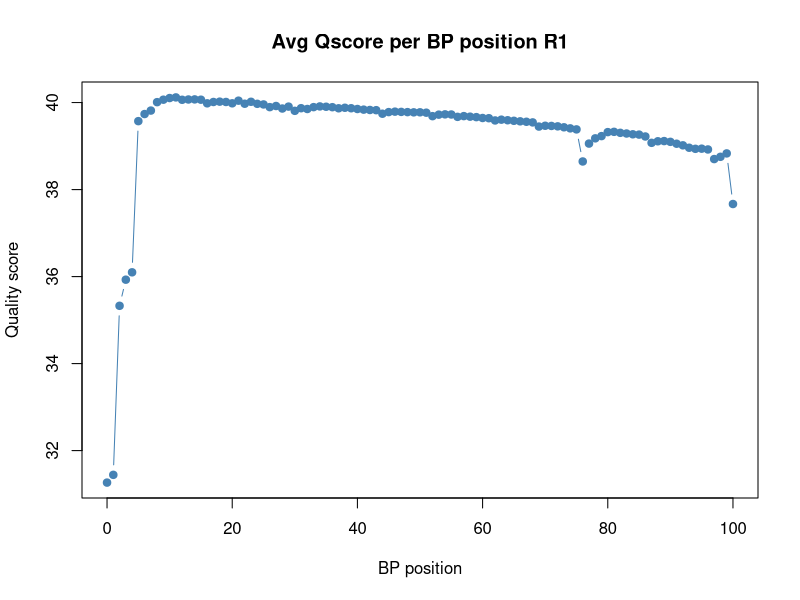
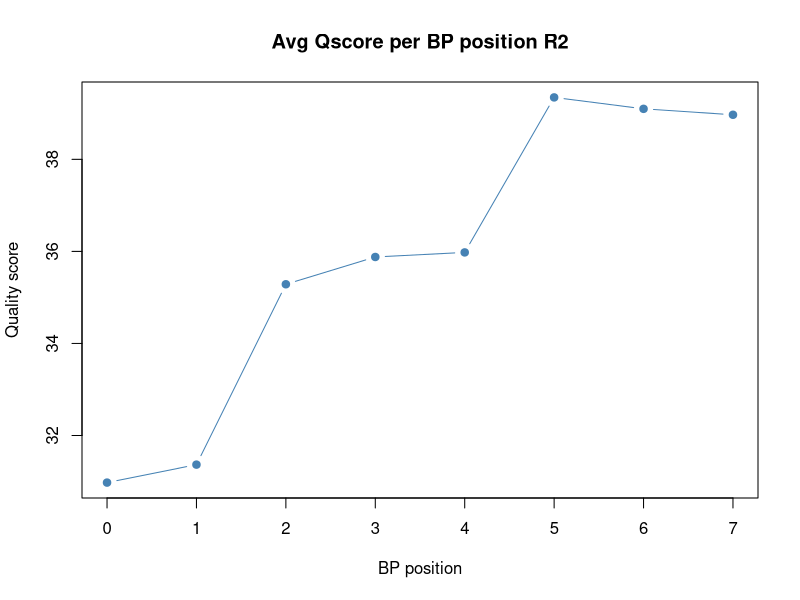
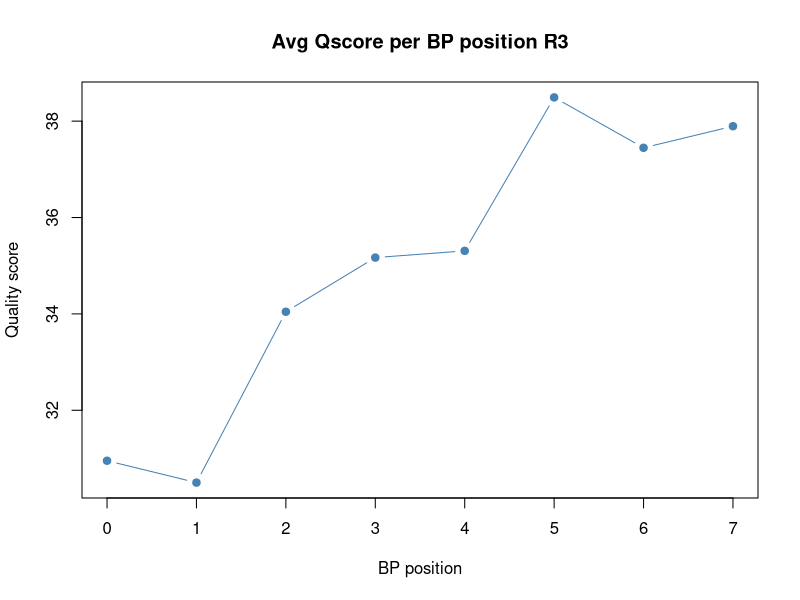
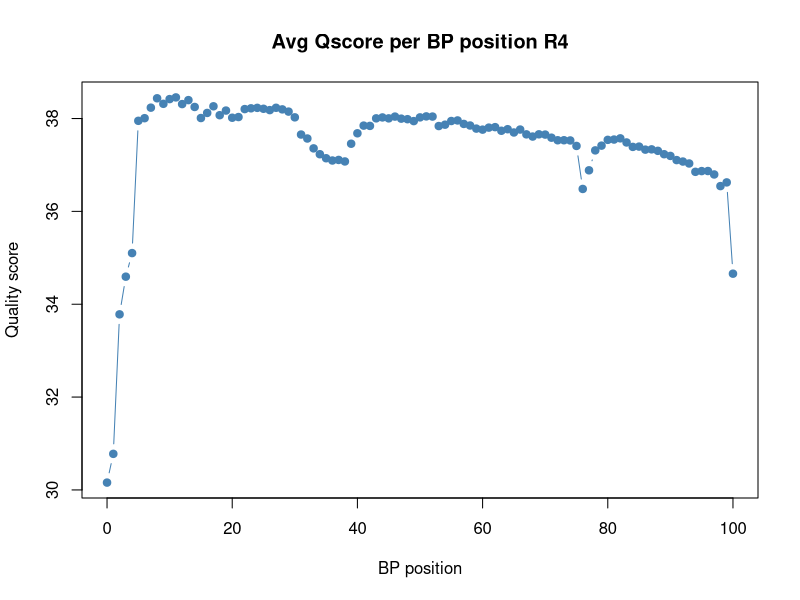
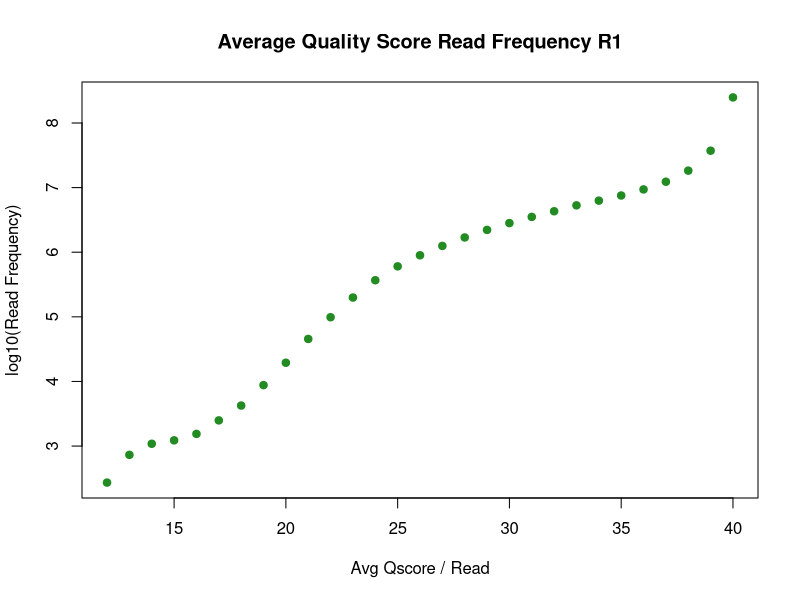
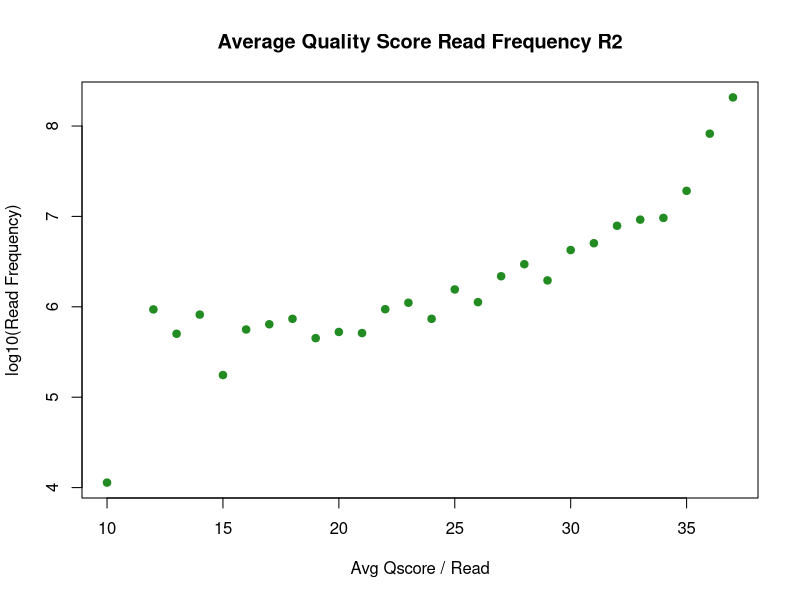
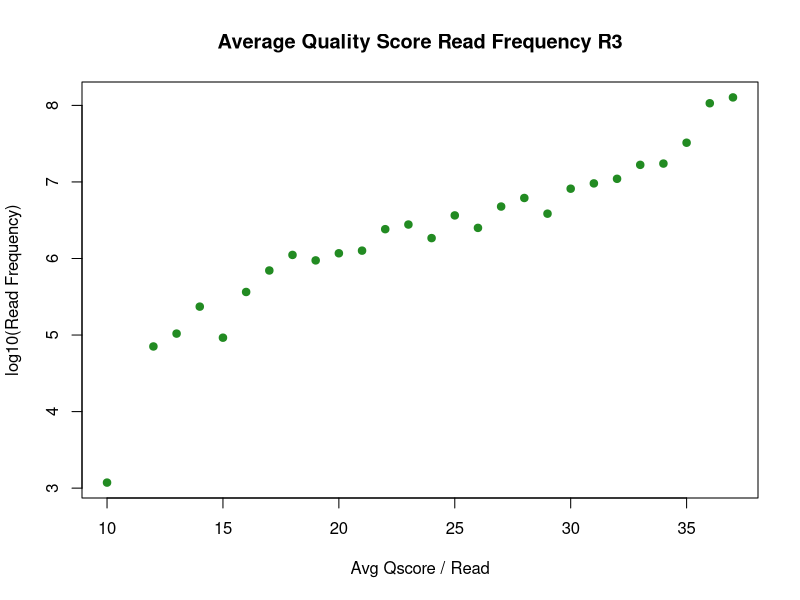
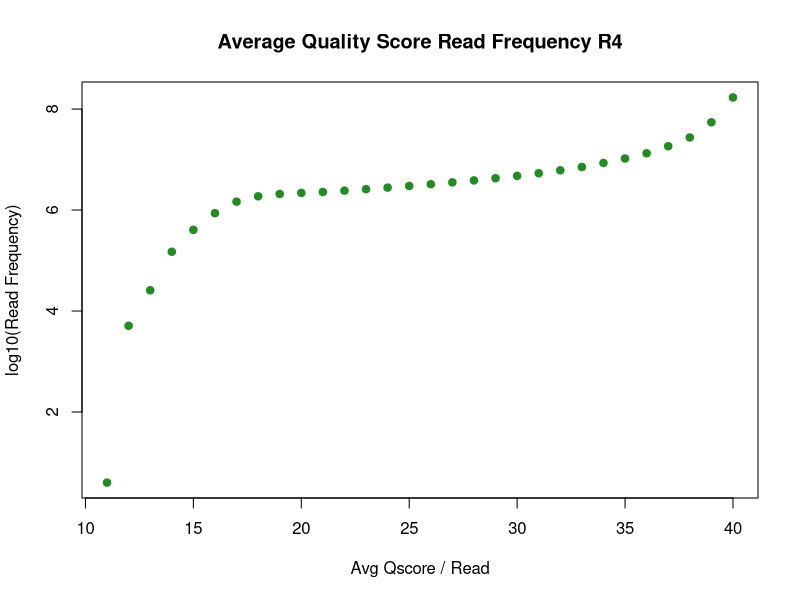

Recreate these plots in R, in order.
#read in bp quality distributions
qd1 <- read.table("R1_qd.txt")
qd2 <- read.table("R2_qd.txt")
qd3 <- read.table("R3_qd.txt")
qd4 <- read.table("R4_qd.txt")

#read in read quality frequency distributions
rf1 <- read.table("R1_rf.txt")
rf2 <- read.table("R2_rf.txt")
rf3 <- read.table("R3_rf.txt")
rf4 <- read.table("R4_rf.txt")

#plot bp quality distributions
plot(qd1$V1, qd1$V2, main = "Avg Qscore per BP position R1", xlab = "BP position", ylab = "Quality score", pch = 19, col = "steel blue", type = "b")
plot(qd2$V1, qd2$V2, main = "Avg Qscore per BP position R2", xlab = "BP position", ylab = "Quality score", pch = 19, col = "steel blue", type = "b")
plot(qd3$V1, qd3$V2, main = "Avg Qscore per BP position R3", xlab = "BP position", ylab = "Quality score", pch = 19, col = "steel blue", type = "b")
plot(qd4$V1, qd4$V2, main = "Avg Qscore per BP position R4", xlab = "BP position", ylab = "Quality score", pch = 19, col = "steel blue", type = "b")

#plot read quality frequency distribution
plot(rf1$V1, log10(rf1$V2), main = "Average Quality Score Read Frequency R1", xlab = "Avg Qscore / Read", ylab = "log10(Read Frequency)", pch = 19, col = "forest green")
plot(rf2$V1, log10(rf2$V2), main = "Average Quality Score Read Frequency R2", xlab = "Avg Qscore / Read", ylab = "log10(Read Frequency)", pch = 19, col = "forest green")
plot(rf3$V1, log10(rf3$V2), main = "Average Quality Score Read Frequency R3", xlab = "Avg Qscore / Read", ylab = "log10(Read Frequency)", pch = 19, col = "forest green")
plot(rf4$V1, log10(rf4$V2), main = "Average Quality Score Read Frequency R4", xlab = "Avg Qscore / Read", ylab = "log10(Read Frequency)", pch = 19, col = "forest green")

#read in index counts
ih_out <- read.table("ih_output_table.txt")

#plots index counts
colors <- ifelse(substring(ih_out$V1, 1,8) == substring(ih_out$V1, 10), "forest green", "steel blue")
plot(log(ih_out$V2), col = colors, pch = 19, main = "Index pairs counts", ylab = "log10(counts)", type = "h")
legend("topright", inset = 0.1, lty = 1, lwd = 5, legend = c("swapped", "not swapped"), col = c("steel blue", "forest green"))






